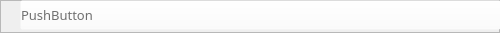
    <widget class="QFrame" name="frame_12">
     <property name="geometry">
      <rect>
       <x>0</x>
       <y>107</y>
       <width>500</width>
       <height>33</height>
      </rect>
     </property>
     <property name="styleSheet">
      <string notr="true">QFrame#frame_12 {
	background-color: #f0f7ff;
}</string>
     </property>
     <property name="frameShape">
      <enum>QFrame::StyledPanel</enum>
     </property>
     <property name="frameShadow">
      <enum>QFrame::Raised</enum>
     </property>
     <widget class="QLabel" name="order_21">
      <property name="geometry">
       <rect>
        <x>210</x>
        <y>7</y>
        <width>64</width>
        <height>19</height>
       </rect>
      </property>
      <property name="font">
       <font>
        <family>NotoSansKR</family>
        <pointsize>-1</pointsize>
        <weight>50</weight>
        <italic>false</italic>
        <bold>false</bold>
       </font>
      </property>
      <property name="styleSheet">
       <string notr="true">  text-align: center;
  color: #707070;
  font-family: NotoSansKR;
  font-size: 13px;
  font-weight: normal;
  font-stretch: normal;
  font-style: normal;
  line-height: 1.69;</string>
      </property>
      <property name="text">
       <string>--</string>
      </property>
     </widget>
     <widget class="QLabel" name="order_22">
      <property name="geometry">
       <rect>
        <x>400</x>
        <y>7</y>
        <width>64</width>
        <height>19</height>
       </rect>
      </property>
      <property name="font">
       <font>
        <family>NotoSansKR</family>
        <pointsize>-1</pointsize>
        <weight>50</weight>
        <italic>false</italic>
        <bold>false</bold>
       </font>
      </property>
      <property name="autoFillBackground">
       <bool>false</bool>
      </property>
      <property name="styleSheet">
       <string notr="true">  text-align: center;
  color: #707070;
  font-family: NotoSansKR;
  font-size: 13px;
  font-weight: normal;
  font-stretch: normal;
  font-style: normal;
  line-height: 1.69;</string>
      </property>
      <property name="text">
       <string>--</string>
      </property>
     </widget>
     <widget class="QLabel" name="order_20">
      <property name="geometry">
       <rect>
        <x>30</x>
        <y>7</y>
        <width>64</width>
        <height>19</height>
       </rect>
      </property>
      <property name="font">
       <font>
        <family>NotoSansKR</family>
        <pointsize>-1</pointsize>
        <weight>50</weight>
        <italic>false</italic>
        <bold>false</bold>
       </font>
      </property>
      <property name="styleSheet">
       <string notr="true">  text-align: center;
  color: #707070;
  font-family: NotoSansKR;
  font-size: 13px;
  font-weight: normal;
  font-stretch: normal;
  font-style: normal;
  line-height: 1.69;</string>
      </property>
      <property name="text">
       <string/>
      </property>
     </widget>
     <widget class="QProgressBar" name="order_progress_2">
      <property name="geometry">
       <rect>
        <x>0</x>
        <y>5</y>
        <width>501</width>
        <height>23</height>
       </rect>
      </property>
      <property name="layoutDirection">
       <enum>Qt::RightToLeft</enum>
      </property>
      <property name="styleSheet">
       <string notr="true">QProgressBar {
    border: 0px;
	background-color: rgba(240, 247, 255, 0 );
}
QProgressBar::chunk {
    background-color: #9fcfff;
}</string>
      </property>
      <property name="value">
       <number>16</number>
      </property>
      <property name="format">
       <string/>
      </property>
     </widget>
     <widget class="QPushButton" name="btn_2">
      <property name="geometry">
       <rect>
        <x>20</x>
        <y>0</y>
        <width>481</width>
        <height>30</height>
       </rect>
      </property>
      <property name="styleSheet">
       <string notr="true">background-color: rgba(255, 255, 255, 0);
text-align: left;
  color: #707070;
  font-family: NotoSansKR;
  font-size: 13px;
  font-weight: normal;
  font-stretch: normal;
  font-style: normal;
  line-height: 1.69;</string>
      </property>
      <property name="text">
       <string>PushButton</string>
      </property>
     </widget>
     <zorder>order_progress_2</zorder>
     <zorder>order_21</zorder>
     <zorder>order_22</zorder>
     <zorder>order_20</zorder>
     <zorder>btn_2</zorder>
    </widget>
